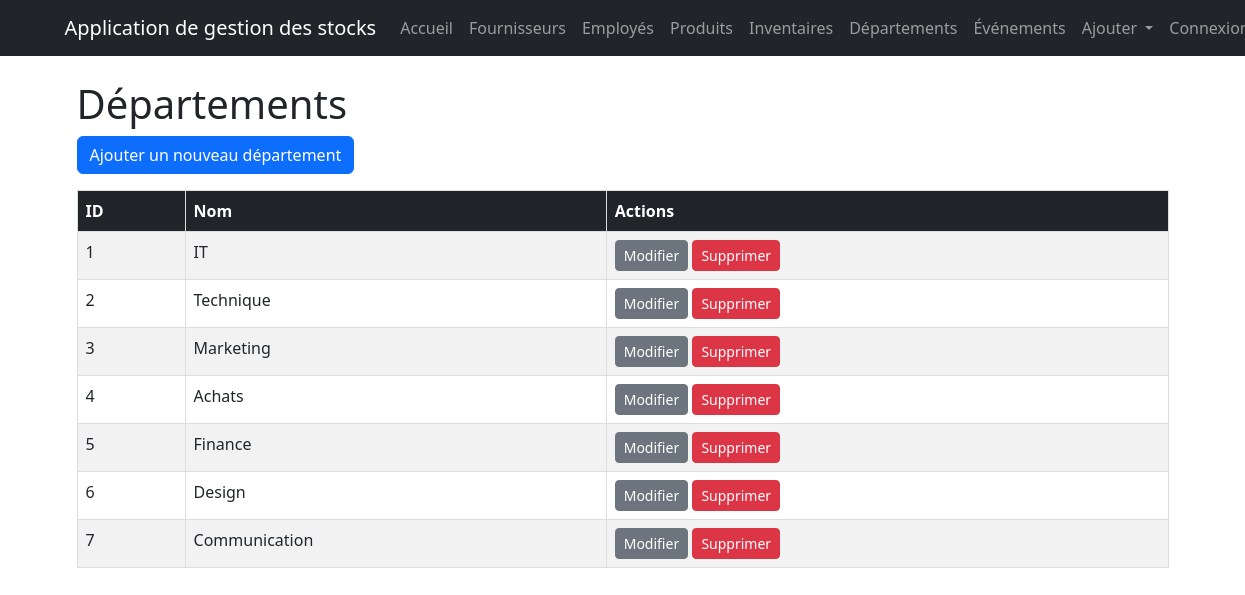
/departements/, run on the app's committed database.
### BeyondComV2/models.py (models this page shows, shortened)
class Departement(models.Model):
    departement_id = models.AutoField(primary_key=True)
    department_name = models.CharField(max_length=100)

### BeyondComV2/views.py (the view)
# urls.py: path('departements/', departement_list, name='departement_list'),
def departement_list(request):
    departements = Departement.objects.all()
    return render(request, 'BeyondComV2/departement_list.html', {'departements': departements})

### BeyondComV2/models.py (called while the page is built)
    def handle_event_pre_date(self):
        try:
            with transaction.atomic():
                products_to_update = self.list_of_products.filter(etat_InOut='IN')
                if products_to_update.exists():
                    for inventaire in products_to_update:
                        inventaire.etat_InOut = 'OUT'
                        inventaire.save()
                    print(f"Products moved OUT for event: {self.event_name}")
                return True
        except Exception as e:
            print(f"Error in handle_event_pre_date: {str(e)}")
            return False

    def handle_event_post_date(self):
        try:
            with transaction.atomic():
                products_to_update = self.list_of_products.filter(etat_InOut='OUT')
                if products_to_update.exists():
                    for inventaire in products_to_update:
                        inventaire.etat_InOut = 'IN'
                        inventaire.save()
                    print(f"Products moved IN for event: {self.event_name}")
                return True
        except Exception as e:
            print(f"Error in handle_event_post_date: {str(e)}")
            return False

    def save(self, *args, **kwargs):
        is_new = self.pk is None
        super().save(*args, **kwargs)
        if is_new:
            current_time = timezone.now()
            if current_time >= self.event_pre_date:
                self.handle_event_pre_date()
            if current_time >= self.event_post_date:
                self.handle_event_post_date()

### BeyondComV2/templates/BeyondComV2/departement_list.html (shortened to what this page needs)
{% extends 'BeyondComV2/base.html' %}
{% block content %}
<div class="container">
    <h1>Départements</h1>
    <a class="btn btn-primary mb-3" href="{% url 'departement_create' %}">Ajouter un nouveau département</a>
    <table class="table table-striped">
        <thead class="table-dark">
            <tr>
                <th>ID</th>
                <th>Nom</th>
                <th>Actions</th>
            </tr>
        </thead>
        <tbody>
            {% for departement in departements %}
            <tr>
                <td>{{ departement.departement_id }}</td>
                <td>{{ departement.department_name }}</td>
                <td>
                    <a class="btn btn-secondary btn-sm" href="{% url 'departement_update' departement.pk %}">Modifier</a>
                    <a class="btn btn-danger btn-sm" href="{% url 'departement_delete' departement.pk %}">Supprimer</a>
                </td>
            </tr>
            {% endfor %}
        </tbody>
    </table>
</div>
{% endblock %}

### BeyondComV2/templates/BeyondComV2/base.html (style rules this page uses)
table { width: 100%; border-collapse: collapse; }
th, td { border: 1px solid #ddd; padding: 8px; text-align: left; }
th { background-color: #f2f2f2; }

### data on the page
Departement: departement_id "1", department_name "IT"
Departement: departement_id "2", department_name "Technique"
Departement: departement_id "3", department_name "Marketing"
Departement: departement_id "4", department_name "Achats"
Departement: departement_id "5", department_name "Finance"
Departement: departement_id "6", department_name "Design"
Departement: departement_id "7", department_name "Communication"
